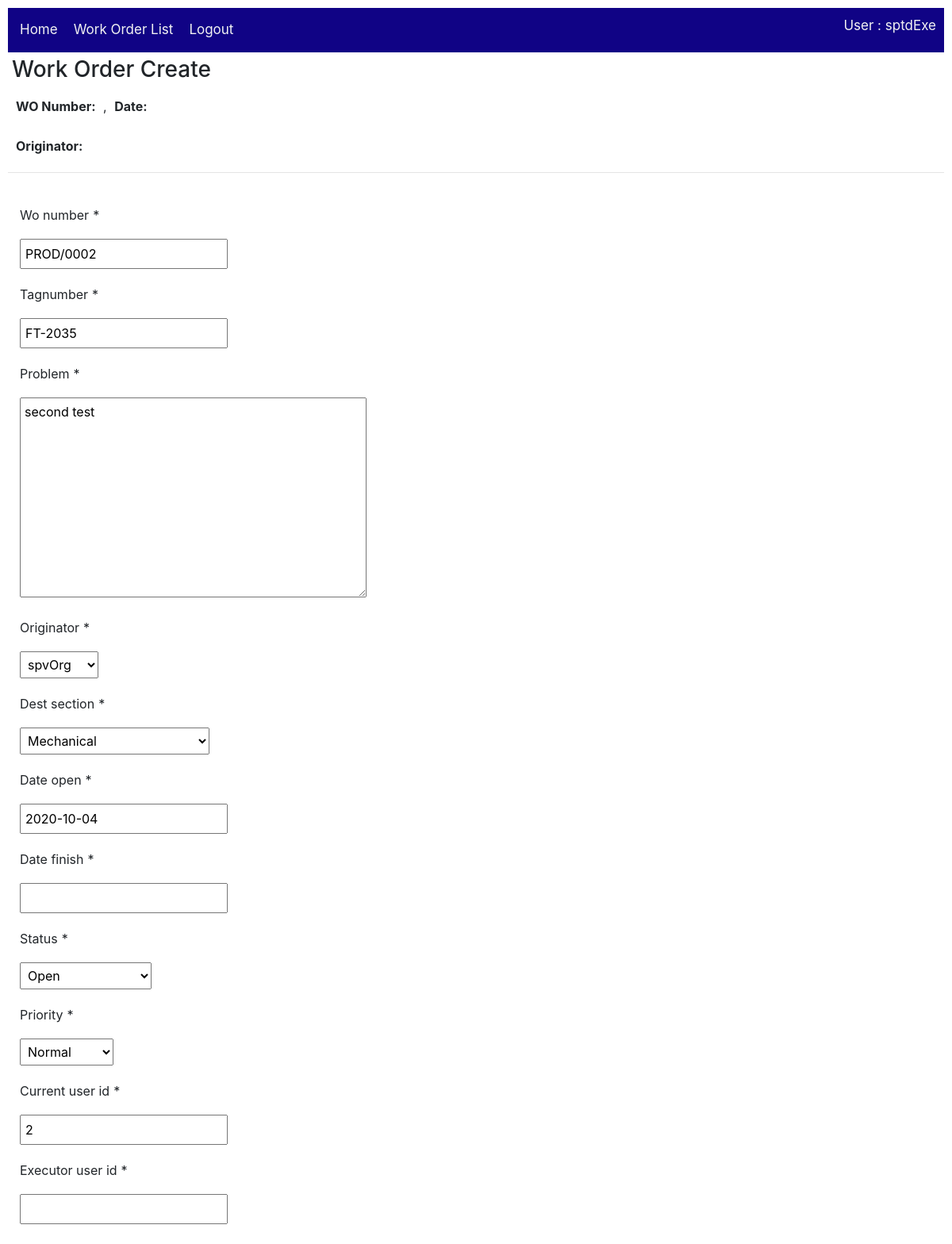
The app's page /work_order/update/2/ (signed in), older data.
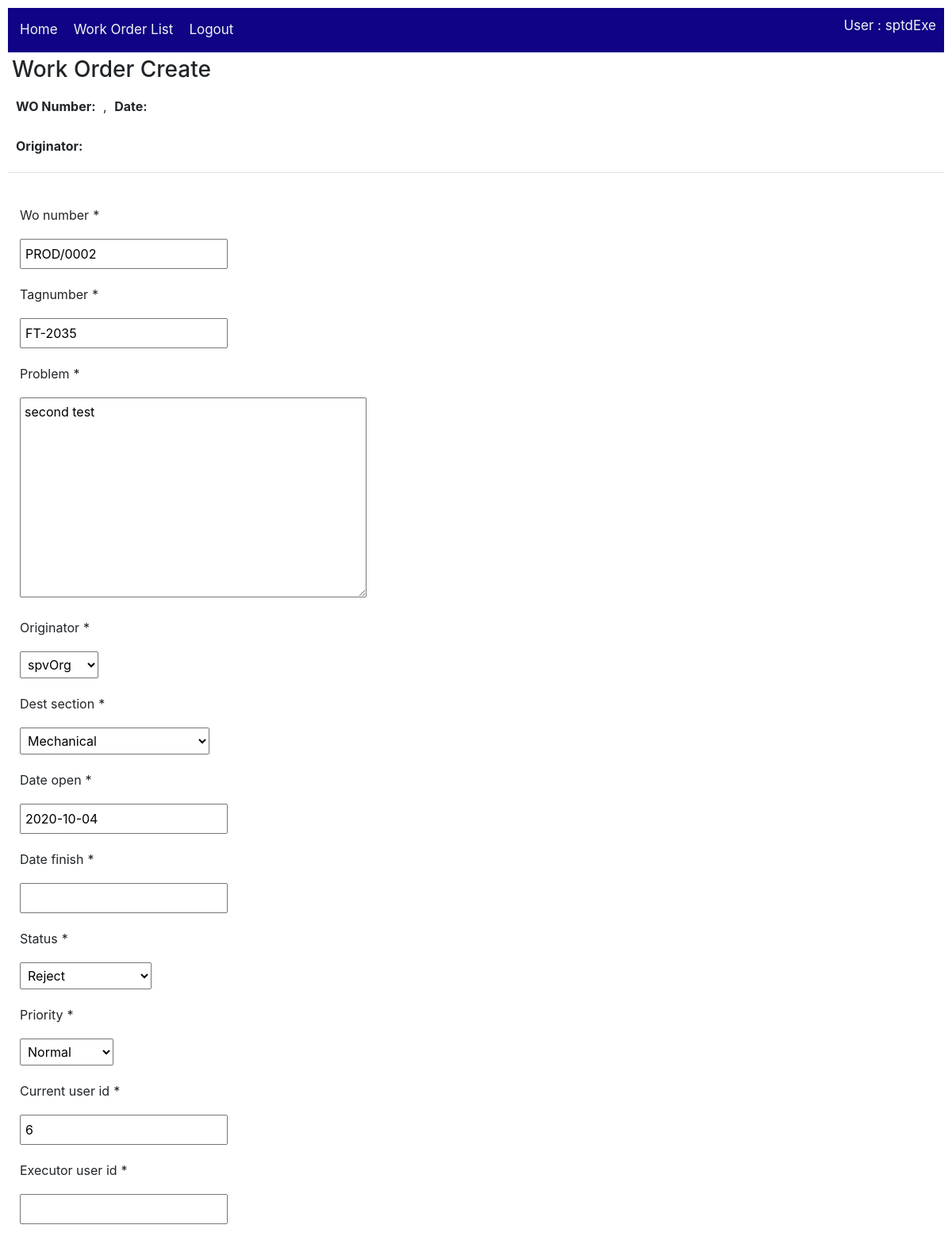
The same page, newer data.
### work_order/models.py (models this page shows, shortened)
class Work_order(models.Model):
    wo_number = models.CharField(max_length=20, null=True)
    tagnumber = models.CharField(max_length=50, null=True)
    problem = models.TextField(max_length=1000, null=True)
    originator = models.ForeignKey(CmmsUser,
        on_delete=models.SET_NULL,
        null=True)
    dest_section = models.ForeignKey(Section,
        on_delete=models.SET_NULL,
        null=True)
    date_open = models.DateField()
    date_finish = models.DateField(null=True)
    status = models.ForeignKey(Action,
        on_delete=models.SET_NULL,
        null=True)
    priority = models.ForeignKey(Wo_priority,
        on_delete=models.SET_NULL,
        null=True)
    current_user_id = models.IntegerField(null=True)
    executor_user_id = models.IntegerField(null=True)
    class Meta:
        ordering = ['originator','status','wo_number']

### work_order/views.py (the view)
# urls.py: path('update/<int:pk>/', views.Work_orderUpdate.as_view(), name='work_order-update'),
class Work_orderUpdate(LoginRequiredMixin, UpdateView):
    model = Work_order
    fields = '__all__'
    template_name = 'work_order/work_order_form.html'  # Specify your own template name/location

### accounts/models.py (called while the page is built)
    def __str__(self):
        return self.name

    def __str__(self):
        return self.name

    def __str__(self):
        return self.username

### work_order/models.py (called while the page is built)
    def __str__(self):
        return self.name

### work_order/templates/work_order/work_order_form.html (shortened to what this page needs)
{% extends "base_work_order.html" %}
{% load crispy_forms_tags %}
{% block content %}
  <h3>Work Order Create</h3>
  <p><strong>WO Number:</strong> {{ wo_number }}, <strong>Date:</strong> {{ date_open }}</p>
  <p><strong>Originator:</strong> {{ originator }}</p>
  <hr>
  {% crispy form %}
{% endblock %}

Row changes from the older to the newer data that the page shows:
changed Work_order "PROD/0002": status "Open" → "Reject"; current_user_id "2" → "6"
